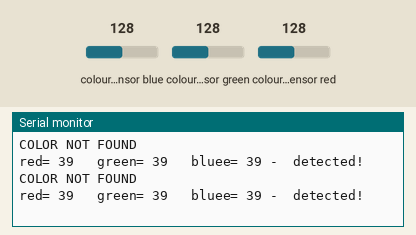
This sketch was run on a simulated Arduino Uno, built with avr-gcc and run on an emulated ATmega328P. On the bench: the last lines printed to the serial monitor. Wiring (inferred from the names in the program): TCS3200 colour sensor: output pin 8; S2 pin 11; S3 pin 12; S0 pin 9; S1 pin 10. Inputs (shaded band) come from the test bench; at power-on: colour sensor blue 128, colour sensor green 128, colour sensor red 128.

Above: at 1.2 s.
1.3 s: colour sensor blue set to 5
At 2.6 s:
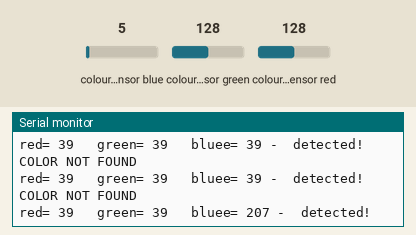
2.8 s: colour sensor green set to 5
At 3.4 s:
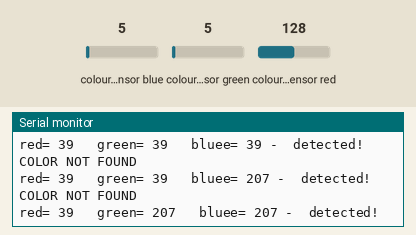
4.3 s: colour sensor red set to 5
At 5.9 s:
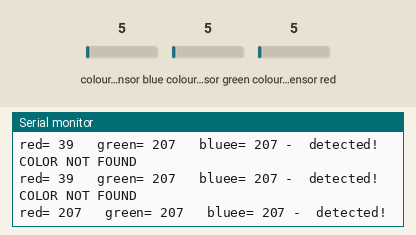

The sketch:

Sensor_luz.ino
```cpp
#define outPin 8
#define s0 9
#define s1 10
#define s2 11
#define s3 12

// Variables
int red, green, blue;
String color = "";

void setup(){
  Serial.begin(9600);

  pinMode(s0, OUTPUT);
  pinMode(s1, OUTPUT);
  pinMode(s2, OUTPUT);
  pinMode(s3, OUTPUT);
  pinMode(outPin, INPUT);

  digitalWrite(s0,HIGH);
  digitalWrite(s1,HIGH);
}
void loop(){
  getColor();
  printData();
  delay(1000);
}


void printData(void){
  Serial.print("red= ");
  Serial.print(red);
  Serial.print("   green= ");
  Serial.print(green);
  Serial.print("   bluee= ");
  Serial.print(blue);
  Serial.print (" - ");
  Serial.print (color);
  Serial.println (" detected!");
}

void readRGB(){
  red = 0, green=0, blue=0;

  int n = 10;
  for (int i = 0; i < n; ++i){
    //read red component
    digitalWrite(s2, LOW);
    digitalWrite(s3, LOW);
    red = red + pulseIn(outPin, LOW);

   //read green component
    digitalWrite(s2, HIGH);
    digitalWrite(s3, HIGH);
    green = green + pulseIn(outPin, LOW);

   //let's read bluee component
    digitalWrite(s2, LOW);
    digitalWrite(s3, HIGH);
    blue = blue + pulseIn(outPin, LOW);
  }
  red = red/n;
  green = green/n;
  blue = blue/n;
}

void getColor(){
  readRGB();
  if(red>7  && red<11  && green>17 && green<25 && blue>13 && blue<19) Serial.println("RED");
  else if(red>22 && red<28  && green>11 && green<16 && blue>6  && blue<12) Serial.println("BLUE");
  else if(red>3  && red<8   && green>4  && green<10 && blue>9  && blue<13) Serial.println("YELLOW");
  else  Serial.println("COLOR NOT FOUND");
}
```

Measured:
- after the input at 1.3 s, the serial monitor: prints a new line after 0.73 s (image 1)
- after the input at 2.8 s, the serial monitor: prints a new line after 0.24 s (image 2)
- after the input at 4.3 s, the serial monitor: prints a new line after 0.77 s (image 3)
